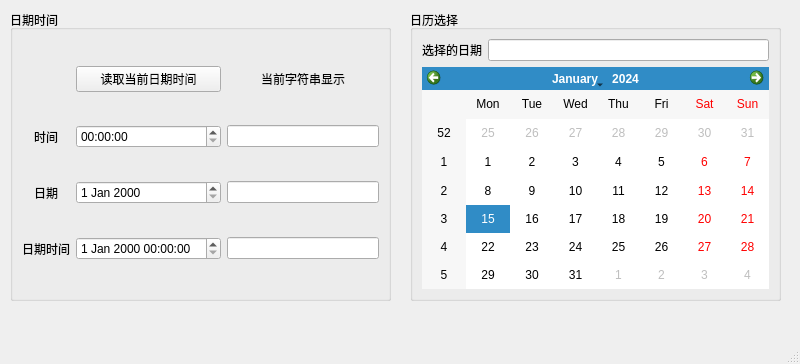
<?xml version="1.0" encoding="UTF-8"?>
<ui version="4.0">
 <class>MainWindow</class>
 <widget class="QMainWindow" name="MainWindow">
  <property name="geometry">
   <rect>
    <x>0</x>
    <y>0</y>
    <width>800</width>
    <height>364</height>
   </rect>
  </property>
  <property name="windowTitle">
   <string>MainWindow</string>
  </property>
  <widget class="QWidget" name="centralwidget">
   <widget class="QGroupBox" name="groupBox">
    <property name="geometry">
     <rect>
      <x>10</x>
      <y>10</y>
      <width>381</width>
      <height>291</height>
     </rect>
    </property>
    <property name="title">
     <string>日期时间</string>
    </property>
    <layout class="QGridLayout" name="gridLayout">
     <item row="1" column="0">
      <widget class="QLabel" name="label">
       <property name="text">
        <string>时间</string>
       </property>
       <property name="alignment">
        <set>Qt::AlignCenter</set>
       </property>
      </widget>
     </item>
     <item row="3" column="2">
      <widget class="QLineEdit" name="lineEditDateTime"/>
     </item>
     <item row="2" column="2">
      <widget class="QLineEdit" name="lineEditDate"/>
     </item>
     <item row="2" column="1">
      <widget class="QDateEdit" name="dateEdit"/>
     </item>
     <item row="2" column="0">
      <widget class="QLabel" name="label_2">
       <property name="text">
        <string>日期</string>
       </property>
       <property name="alignment">
        <set>Qt::AlignCenter</set>
       </property>
      </widget>
     </item>
     <item row="1" column="2">
      <widget class="QLineEdit" name="lineEditTime"/>
     </item>
     <item row="3" column="1">
      <widget class="QDateTimeEdit" name="dateTimeEdit"/>
     </item>
     <item row="1" column="1">
      <widget class="QTimeEdit" name="timeEdit"/>
     </item>
     <item row="3" column="0">
      <widget class="QLabel" name="label_3">
       <property name="text">
        <string>日期时间</string>
       </property>
       <property name="alignment">
        <set>Qt::AlignCenter</set>
       </property>
      </widget>
     </item>
     <item row="0" column="1">
      <widget class="QPushButton" name="btnRead">
       <property name="text">
        <string>读取当前日期时间</string>
       </property>
      </widget>
     </item>
     <item row="0" column="2">
      <widget class="QLabel" name="label_4">
       <property name="text">
        <string>当前字符串显示</string>
       </property>
       <property name="alignment">
        <set>Qt::AlignCenter</set>
       </property>
      </widget>
     </item>
    </layout>
   </widget>
   <widget class="QGroupBox" name="groupBox_2">
    <property name="geometry">
     <rect>
      <x>410</x>
      <y>10</y>
      <width>371</width>
      <height>291</height>
     </rect>
    </property>
    <property name="title">
     <string>日历选择</string>
    </property>
    <layout class="QGridLayout" name="gridLayout_2">
     <item row="0" column="1">
      <widget class="QLineEdit" name="lineEditChoiceDate"/>
     </item>
     <item row="0" column="0">
      <widget class="QLabel" name="label_5">
       <property name="text">
        <string>选择的日期</string>
       </property>
      </widget>
     </item>
     <item row="1" column="0" colspan="2">
      <widget class="QCalendarWidget" name="calendar"/>
     </item>
    </layout>
   </widget>
  </widget>
  <widget class="QMenuBar" name="menubar">
   <property name="geometry">
    <rect>
     <x>0</x>
     <y>0</y>
     <width>800</width>
     <height>21</height>
    </rect>
   </property>
  </widget>
  <widget class="QStatusBar" name="statusbar"/>
 </widget>
 <resources/>
 <connections/>
</ui>
